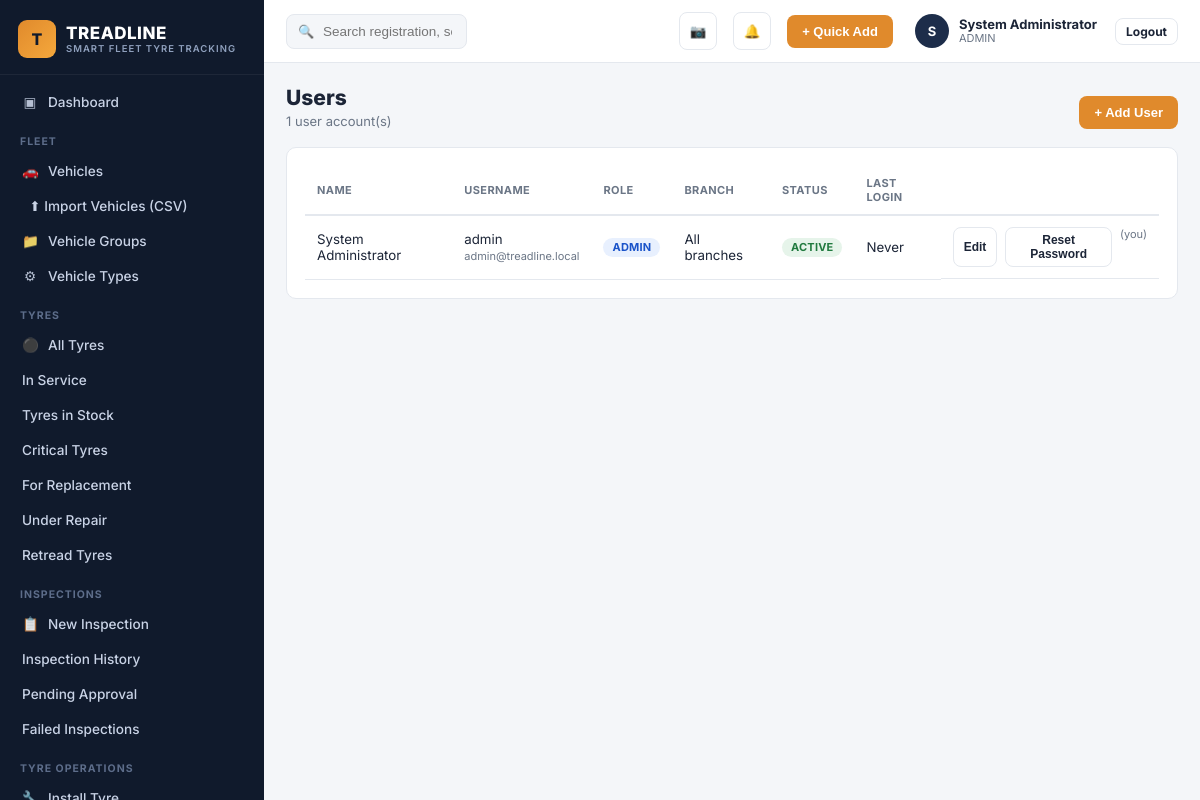
/users.php (signed in), run on the app's committed database.
### tables this page shows
CREATE TABLE users (
    id INT AUTO_INCREMENT PRIMARY KEY,
    full_name VARCHAR(150) NOT NULL,
    username VARCHAR(100) UNIQUE NOT NULL,
    email VARCHAR(150) UNIQUE,
    password_hash VARCHAR(255) NOT NULL,
    role_id INT NOT NULL,
    branch_id INT NULL,
    phone VARCHAR(30),
    status ENUM('ACTIVE','SUSPENDED') DEFAULT 'ACTIVE',
    remember_token VARCHAR(255) NULL,
    reset_token VARCHAR(255) NULL,
    reset_expires DATETIME NULL,
    last_login DATETIME NULL,
    created_at DATETIME DEFAULT CURRENT_TIMESTAMP,
    FOREIGN KEY (role_id) REFERENCES roles(id)
);

CREATE TABLE roles (
    id INT AUTO_INCREMENT PRIMARY KEY,
    name VARCHAR(50) UNIQUE NOT NULL,
    description VARCHAR(255)
);

### includes/functions.php (called while the page is built, shortened)
<?php
function current_user(): ?array {
    static $cache = null;
    if ($cache !== null) return $cache;
    $stmt = db()->prepare("SELECT u.*, r.name AS role_name, b.name AS branch_name
                           FROM users u JOIN roles r ON u.role_id = r.id
                           LEFT JOIN branches b ON u.branch_id = b.id
                           WHERE u.id = ?");
    $stmt->execute([$_SESSION['user_id']]);
    $cache = $stmt->fetch() ?: null;
    return $cache;
}
function require_role(array $roles): void {
    $u = current_user();
}
function e(?string $s): string { return htmlspecialchars($s ?? '', ENT_QUOTES, 'UTF-8'); }
function badge_class(string $status): string {
    return match (strtoupper($status)) {
        'CRITICAL' => 'badge-critical',
        'WATCH','WARNING','LOW','HIGH','MAINTENANCE','PENDING' => 'badge-watch',
        'GOOD','EXCELLENT','NORMAL','ACTIVE','APPROVED','IN_SERVICE' => 'badge-good',
        'STOCK' => 'badge-info',
        default => 'badge-muted',
    };
}

### config/db.php (called while the page is built, shortened)
<?php
function db(): PDO {
    static $pdo = null;
    if ($pdo === null) {
        try {
            $pdo = new PDO(
                "mysql:host=" . DB_HOST . ";dbname=" . DB_NAME . ";charset=utf8mb4",
                DB_USER,
                DB_PASS,
                [
                    PDO::ATTR_ERRMODE => PDO::ERRMODE_EXCEPTION,
                    PDO::ATTR_DEFAULT_FETCH_MODE => PDO::FETCH_ASSOC,
                    PDO::ATTR_EMULATE_PREPARES => false,
                ]
            );
        } catch (PDOException $e) {
            http_response_code(500);
            die('<h2>Database connection failed</h2><p>' . htmlspecialchars($e->getMessage()) . '</p><p>Check <code>config/db.php</code> and run <code>sql/schema.sql</code> first. See README.md.</p>');
        }
    }
    return $pdo;
}

### users.php (the view, shortened to what this page needs)
<?php
require_role(['ADMIN']);
$users = db()->query("SELECT u.*, r.name AS role_name, b.name AS branch_name FROM users u
  JOIN roles r ON r.id=u.role_id LEFT JOIN branches b ON b.id=u.branch_id ORDER BY u.full_name")->fetchAll();
include __DIR__ . '/includes/head.php';
include __DIR__ . '/includes/sidebar.php';
?>
<div class="tl-main">
<?php include __DIR__ . '/includes/topbar.php'; ?>
<div class="tl-content">
  <div class="tl-page-head"><div><h1>Users</h1><div class="sub"><?= count($users) ?> user account(s)</div></div>
    <button class="btn btn-accent" onclick="openUserModal()">+ Add User</button></div>
  <div class="tl-card">
    <table class="tl-table">
      <thead><tr><th>Name</th><th>Username</th><th>Role</th><th>Branch</th><th>Status</th><th>Last Login</th><th></th></tr></thead>
      <tbody>
      <?php $me = current_user(); foreach ($users as $u): ?>
        <tr>
          <td><?= e($u['full_name']) ?></td>
          <td><?= e($u['username']) ?><br><span class="text-muted" style="font-size:11px;"><?= e($u['email']) ?></span></td>
          <td><span class="badge badge-info"><?= e($u['role_name']) ?></span></td>
          <td><?= e($u['branch_name'] ?? 'All branches') ?></td>
          <td><span class="badge <?= badge_class($u['status']) ?>"><?= $u['status'] ?></span></td>
          <td><?= $u['last_login'] ? fmt_date($u['last_login'],'d M Y H:i') : 'Never' ?></td>
          <td class="flex gap-2">
            <button class="btn btn-outline btn-sm" onclick="openUserModal(<?= $u['id'] ?>)">Edit</button>
            <button class="btn btn-outline btn-sm" onclick="openPasswordModal(<?= $u['id'] ?>,'<?= e(addslashes($u['full_name'])) ?>')">Reset Password</button>
            <?php if ((int)$u['id'] !== (int)$me['id']): ?>
              <button class="btn btn-danger btn-sm" onclick="tlConfirmPost('api/user_delete.php',{id:<?= $u['id'] ?>},'Delete user &quot;<?= e(addslashes($u['full_name'])) ?>&quot;? This cannot be undone.')">Delete</button>
            <?php else: ?>
              <span class="text-muted" style="font-size:11px;">(you)</span>
            <?php endif; ?>
          </td>
        </tr>
      <?php endforeach; ?>
      </tbody>
    </table>
  </div>
</div>
</div>
<?php include __DIR__ . '/includes/foot.php'; ?>

### includes/topbar.php (shortened to what this page needs)
<?php
$__u = current_user();
?>
<header class="tl-topbar">
  <form class="tl-search" action="search.php" method="get">
    <span class="ic">&#128269;</span>
    <input type="text" name="q" placeholder="Search registration, serial, branding code..." value="<?= e($_GET['q'] ?? '') ?>">
  </form>
  <button class="tl-icon-btn" title="Scan Tyre" onclick="location.href='scan.php'">&#128247;</button>
  <button class="tl-icon-btn" title="Notifications" onclick="location.href='alerts.php'">
    &#128276;
  </button>
  <button class="btn btn-accent" onclick="location.href='quick_add.php'">+ Quick Add</button>
  <div class="tl-profile">
    <div class="tl-avatar"><?= e(strtoupper(substr($__u['full_name'] ?? 'U',0,1))) ?></div>
    <div>
      <div class="name"><?= e($__u['full_name'] ?? '') ?></div>
      <div class="role"><?= e($__u['role_name'] ?? '') ?><?= !empty($__u['branch_name']) ? ' · '.e($__u['branch_name']) : '' ?></div>
    </div>
    <a href="logout.php" class="btn btn-outline btn-sm" style="margin-left:8px;">Logout</a>
  </div>
</header>

### assets/css/style.css (style rules this page uses)
:root { --tl-navy:#101a2c; --tl-navy-2:#16233b; --tl-navy-3:#1d2d4a; --tl-accent:#e08a2c; --tl-accent-2:#f5a83c; --tl-green:#2f9e5b; --tl-red:#dc3545; --tl-amber:#e69138; --tl-blue:#2f6fed; --tl-bg:#f4f6f9; --tl-card:#ffffff; --tl-border:#e4e8ee; --tl-text:#1c2537; --tl-text-muted:#6b7686; --radius:10px; font-size:15px; }
* { box-sizing:border-box; }
body { margin:0; background:var(--tl-bg); color:var(--tl-text); font-family:'Inter','Segoe UI',Roboto,Helvetica,Arial,sans-serif; -webkit-font-smoothing:antialiased; }
.tl-main { flex:1; min-width:0; display:flex; flex-direction:column; }
.tl-topbar { background:#fff; border-bottom:1px solid var(--tl-border); padding:12px 22px; display:flex; align-items:center; gap:16px; position:sticky; top:0; z-index:30; }
.tl-search { flex:1; max-width:420px; position:relative; }
.tl-search input { width:100%; padding:9px 14px 9px 36px; border-radius:8px; border:1px solid var(--tl-border); background:var(--tl-bg); font-size:13.5px; }
.tl-search .ic { position:absolute; left:12px; top:50%; transform:translateY(-50%); color:var(--tl-text-muted); font-size:13px; }
.tl-icon-btn { width:38px; height:38px; border-radius:8px; border:1px solid var(--tl-border); background:#fff; display:flex; align-items:center; justify-content:center; position:relative; cursor:pointer; color:var(--tl-text); }
.tl-profile { display:flex; align-items:center; gap:10px; padding-left:6px; }
.tl-avatar { width:34px; height:34px; border-radius:50%; background:var(--tl-navy-3); color:#fff; display:flex; align-items:center; justify-content:center; font-weight:700; font-size:13px; }
.tl-profile .name { font-size:13px; font-weight:700; line-height:1.1; }
.tl-profile .role { font-size:11px; color:var(--tl-text-muted); }
.tl-content { padding:22px; flex:1; }
.tl-page-head { display:flex; align-items:flex-end; justify-content:space-between; flex-wrap:wrap; gap:12px; margin-bottom:18px; }
.tl-page-head h1 { font-size:21px; margin:0 0 3px; font-weight:800; }
.tl-page-head .sub { color:var(--tl-text-muted); font-size:13px; }
.tl-card { background:var(--tl-card); border:1px solid var(--tl-border); border-radius:var(--radius); padding:18px; }
.badge { display:inline-block; padding:2.5px 9px; border-radius:20px; font-size:11px; font-weight:700; letter-spacing:.2px; }
.badge-good { background:#e6f4ea; color:#217a3f; }
.badge-info { background:#e8f0fe; color:#1a53c9; }
.tl-table { width:100%; border-collapse:collapse; font-size:13.3px; }
.tl-table th { text-align:left; font-size:11px; text-transform:uppercase; letter-spacing:.4px; color:var(--tl-text-muted); padding:10px 12px; border-bottom:2px solid var(--tl-border); font-weight:700; }
.tl-table td { padding:11px 12px; border-bottom:1px solid var(--tl-border); vertical-align:middle; }
.btn { display:inline-flex; align-items:center; gap:6px; border-radius:8px; padding:8px 14px; font-size:13px; font-weight:700; cursor:pointer; border:1px solid transparent; }
.btn-accent { background:var(--tl-accent); color:#fff; }
.btn-outline { background:#fff; border:1px solid var(--tl-border); color:var(--tl-text); }
.btn-sm { padding:5px 10px; font-size:12px; }
.text-muted { color:var(--tl-text-muted); }
.flex { display:flex; }
.gap-2 { gap:8px; }

### data on the page
users: full_name "S", full_name "System Administrator", role.name "ADMIN", username "admin", email "admin@treadline.local", branch_name "All branches", status "ACTIVE", shows "Never", shows "(you)"

### other printed values
count($users) "1"
